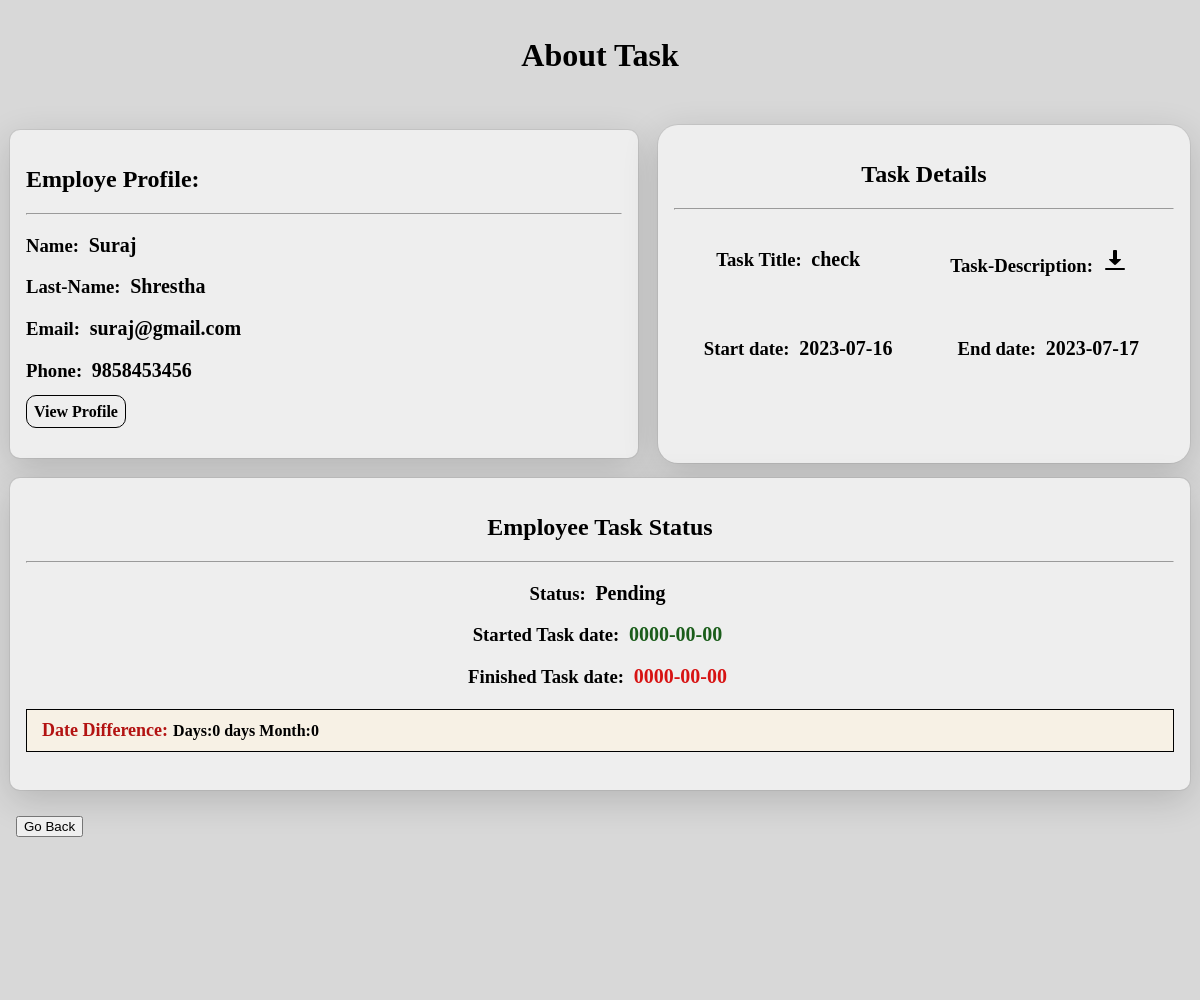
/Managersite/ajaxfile/task_detail.php?task_id=96, run on the app's committed database.
### tables this page shows
CREATE TABLE `tasks` (
  `task_id` int(11) NOT NULL,
  `d_id` int(50) DEFAULT NULL,
  `task_title` varchar(50) DEFAULT NULL,
  `status` varchar(50) NOT NULL,
  `task_description` varchar(200) NOT NULL,
  `start_date` date NOT NULL,
  `end_date` date NOT NULL,
  `m_id` int(11) DEFAULT NULL,
  `e_id` int(11) DEFAULT NULL,
  `completed_task` tinyint(1) NOT NULL,
  `file_name` varchar(60) DEFAULT NULL,
  `feedback` varchar(500) DEFAULT NULL,
  `started_task` date DEFAULT NULL,
  `finished_task` date NOT NULL
);

CREATE TABLE `employee` (
  `eid` int(50) NOT NULL,
  `d_id` int(50) DEFAULT NULL,
  `emp_name` varchar(50) NOT NULL,
  `emp_email` varchar(50) NOT NULL,
  `emp_lastname` varchar(50) NOT NULL,
  `emp_phone` varchar(50) DEFAULT NULL,
  `e_pw` varchar(50) NOT NULL,
  `em_img` varchar(60) DEFAULT NULL,
  `location` varchar(50) DEFAULT NULL,
  `Age` tinyint(100) DEFAULT NULL,
  `Experence` varchar(50) DEFAULT NULL,
  `Degree` varchar(50) DEFAULT NULL,
  `Short-detail` varchar(50) DEFAULT NULL,
  `About-Your-Self` varchar(200) DEFAULT NULL
);

### Managersite/ajaxfile/task_detail.php (the view, shortened to what this page needs)
<!doctype html>
<body>
  <?php
  $task_id = $_GET['task_id'];
  $conn = mysqli_connect("localhost","root","","workprogresstracker");
  $sql = "SELECT * FROM tasks INNER JOIN employee on tasks.e_id = employee.eid  where task_id = $task_id";
  $result = mysqli_query($conn,$sql);
  if($result->num_rows > 0)
  {
    $row = $result->fetch_assoc();
  }
  ?>
  <header><h1 style="text-align: center;">About Task </h1></header>
  <div id="main">
    <nav><h2>Employe Profile:</h2>
    <hr>
      <h3>Name: <span  ><?php echo $row['emp_name'] ?></span></h3>
      <h3>Last-Name: <span ><?php echo $row['emp_lastname'] ?></span></h3>
      <h3>Email: <span ><?php echo $row['emp_email'] ?></span></h3>
      <h3>Phone: <span ><?php echo $row['emp_phone'] ?></span></h3>
      <h4><a href="../emplyee_view.php?eid= <?php echo $row['e_id']?>">View Profile</a> </h4>
    </nav>
    <article><h2 style="text-align: center;">Task Details</h2>
    <hr>
    <div class="flex-box">
      <h3>Task Title: <span ><?php echo $row['task_title'] ?></span></h3>
      <h3>Task-Description: <span ><a style="color:black" href="./../description_tasks/<?php echo $row['task_description']?>" download ><img src="../../icons/download-icon.png" alt="Download" srcset=""></a></span></h3>
    </div>
    <div class="flex-box">
      <h3>Start date: <span ><?php echo isset($row['start_date']) ? $row['start_date'] : "-"  ?></span></h3>
      <h3>End date: <span ><?php echo $row['end_date'] ?></span></h3>
    </div>
    </article>
    <aside style="text-align: center;">
      <h2>Employee Task Status</h2>
      <hr>
      <h3>Status: <span ><?php echo $row['status'] ?></span></h3>
      <h3>Started Task date: <span style="color: #1A5D1A"><?php echo $row['started_task'] ?></span></h3>
      <h3>Finished Task date: <span style="color: #D71313;"><?php echo $row['finished_task'] ?></span></h3>
      <?php
      $finished_task =$row['finished_task'] ?? "";;
      $started_task_date = new DateTime($finished_task);
      $finished_task_date = new DateTime($finished_task);
      $dateInterval = $finished_task_date->diff($started_task_date);
      $daysDifference = $dateInterval->days;
      $monthsDifference = $dateInterval->m;
      ?>
      <h4 style="border: 1px solid black;text-align:left;padding:10px;background-color:#F7F1E5"><span style="color: #B31312;font-size:18px">Date Difference:</span>Days:<?php echo $daysDifference."\t" ?> days Month:<?php echo  $monthsDifference ?>
    </h4>
    </aside>
  </div>
  <footer><button id="goBackBtn">Go Back</button></footer>
</body>

### Managersite/ajaxfile/task_detail.php (style rules this page uses)
* { box-sizing: border-box; }
body { margin: 0; height: 100%; background-color: #D8D8D8; }
#main { display: flex; flex-wrap: wrap; height: auto; min-height: calc(100vh - 40vh); }
#main > article { box-shadow: rgba(0, 0, 0, 0.16) 0px 10px 36px 0px, rgba(0, 0, 0, 0.06) 0px 0px 0px 1px; background: #EEEEEE; border-radius: 20px; margin:5px 10px; }
#main > nav, #main > aside { box-shadow: rgba(0, 0, 0, 0.16) 0px 10px 36px 0px, rgba(0, 0, 0, 0.06) 0px 0px 0px 1px; flex: 26vw; background: #EEEEEE; border-radius: 10px; margin: 10px; }
#main > nav { border-radius: 10px; margin: 10px; order: -1; }
header, footer, article, nav, aside { padding: 1em; }
header { background: #D8D8D8; height: 15vh; }
footer { height: 25vh; background-color: #D8D8D8; }
.flex-box { display: flex; justify-content: space-around; }
.flex-box > h3 { margin: 20px; padding: 10px; }
span { font-size: 20px; margin: 5px; }
h4 > a { text-decoration: none; color: black; border: 0.5px solid black; padding: 7px; border-radius: 10px; }

### data on the page
tasks: e.emp_name "Suraj", e.emp_lastname "Shrestha", e.emp_email "suraj@gmail.com", e.emp_phone "9858453456", task_title "check", start_date "2023-07-16", end_date "2023-07-17", status "Pending", started_task "0000-00-00", finished_task "0000-00-00", finished_task "0"
